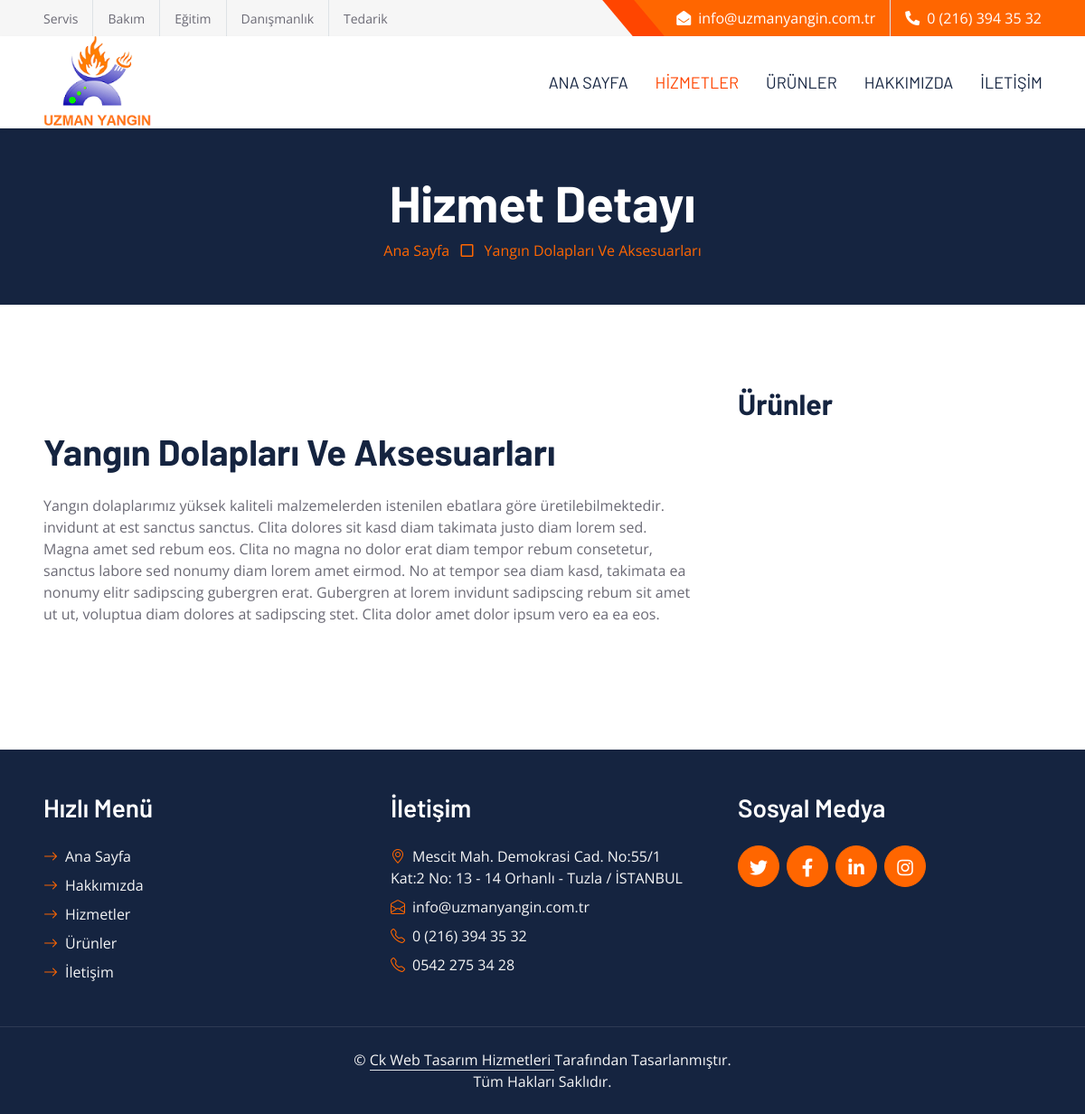
/hizmetler/yangin-dolaplari-ve-aksesuarlari/, run on the app's committed database.
### services/models.py (models this page shows, shortened)
class Services(models.Model):
    title =models.CharField(max_length=150)
    image = models.ImageField(upload_to='services/services')
    category = models.ForeignKey(Category, on_delete=models.CASCADE, null=True)
    description = models.TextField()
    descriptiondetail = RichTextUploadingField()
    is_home = models.BooleanField(verbose_name='Ana Sayfada Gösterilsin Mi?')
    date = models.DateField(auto_now=True)
    slug = models.SlugField ()

### services/views.py (the view)
# urls.py: path('hizmetler/<slug:slug>/', views.Service_Detail_View, name='service_detail'),
def Service_Detail_View(request, slug):
    service = Services.objects.get(slug=slug)
    products = Product.objects.filter(category__slug=slug)
    context = {
        'service' : service,
        'products' : products
    }
    return render(request, 'services/service_detail.html', context)

### templates/services/service_detail.html (shortened to what this page needs)
{% extends 'base.html' %}
{% load static %}
{% block content %}
  <div class="container-fluid bg-dark p-5">
    <div class="row">
        <div class="col-12 text-center">
            <h1 class="display-4 text-white">Hizmet Detayı</h1>
            <a href="">Ana Sayfa</a>
            <i class="far fa-square text-primary px-2"></i>
            <a href="">{{service.title|title}}</a>
        </div>
    </div>
</div>
 <div class="container-fluid py-6 px-5">
    <div class="row g-5">
        <div class="col-lg-8">
            <div class="mb-5">
                <h1 class="mb-4">{{service.title|title}}</h1>
                 {{service.description}}
                    invidunt at est sanctus sanctus. Clita dolores sit kasd diam takimata justo diam
                    lorem sed. Magna amet sed rebum eos. Clita no magna no dolor erat diam tempor
                    rebum consetetur, sanctus labore sed nonumy diam lorem amet eirmod. No at tempor
                    sea diam kasd, takimata ea nonumy elitr sadipscing gubergren erat. Gubergren at
                    lorem invidunt sadipscing rebum sit amet ut ut, voluptua diam dolores at
                    sadipscing stet. Clita dolor amet dolor ipsum vero ea ea eos.</p>
            </div>
        </div>
        <div class="col-lg-4">
            <div class="mb-5">
                <h2 class="mb-4">Ürünler</h2>
            </div>
        </div>
    </div>
</div>
{% endblock content %}

### static/css/style.css (style rules this page uses)
:root { --primary: #ff4500; --secondary: #F6F6F6; --light: #FFFFFF; --dark: #152440; }
h1, h2, .font-weight-bold { font-weight: 700 !important; }
.py-6 { padding-top: 90px; padding-bottom: 90px; }

### data on the page
Services: title "Yangın Dolapları Ve Aksesuarları", description "Yangın dolaplarımız yüksek kaliteli malzemelerden istenilen ebatlara göre üretilebilmektedir."
